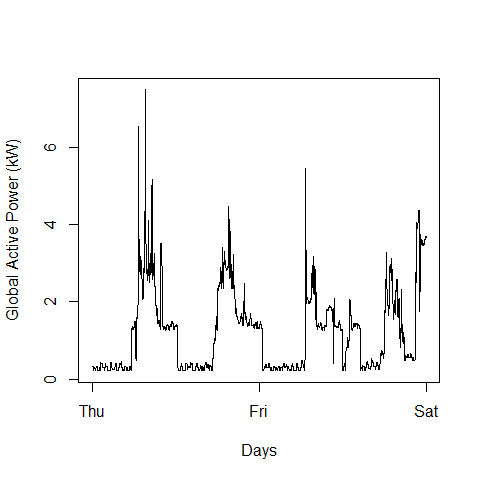

This chart was generated by the following R code:
## Pls check out file - " Initial steps" to get an idea on how this worked
Plot2 <- plot(X[,1], X[,2], xlab = "Days",ylab = "Global Active Power (kW)", type = "l")
# copy plot2 to png device, named as "plot2.png"
dev.copy(png, file="Plot2.png", width=480, height=480)
dev.off()
